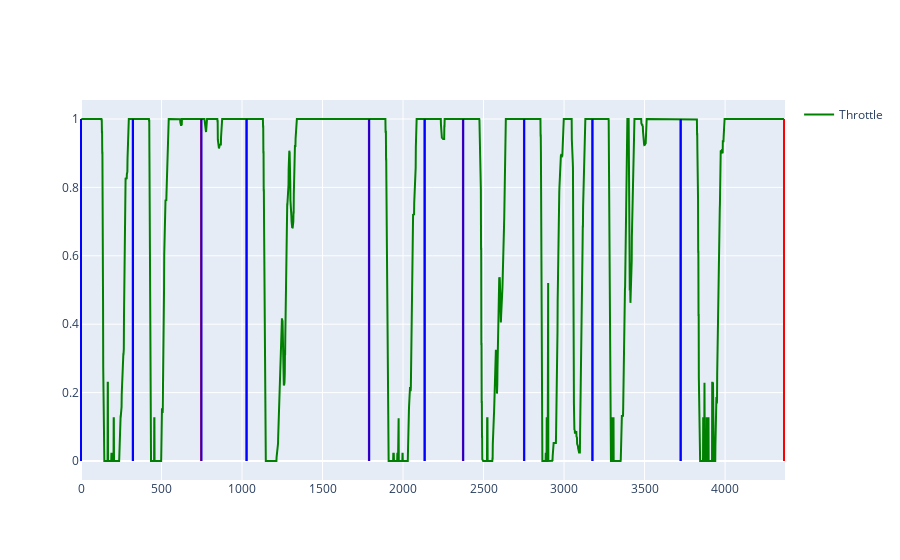

Notebook source saved alongside this figure:
### Code cell
# for i, df in enumerate(data_frames):
#     fig = lap_fig(df, full_range=True, columns=["Throttle"])
#     fig.show()
sector_start_end, df_max = fast_lap_analyzer.extract_sectors(data_frames)
display(sector_start_end)

# are the sectors similar to the current fast lap?
similarity = fast_lap_analyzer.similar_sectors(sector_start_end, current_sectors)
display(f"Sectors are similar: {similarity}")

fig = lap_fig(df_max, full_range=True, columns=["Throttle"])
# add a vertical line for each sector
for i, sector in enumerate(sector_start_end):
    fig_add_shape(fig, x0=sector["start"], x1=sector["start"], color="blue")
    fig_add_shape(fig, x0=sector["end"] - 1, x1=sector["end"] - 1, color="red")
fig.show()

### Figure 1 — Plotly figure (JSON) as saved in the notebook; plotly's stock layout.template omitted (floating-point values rounded to 4 significant figures; data arrays with more than 128 entries replaced by an {"elided": "..."} marker saying what was removed)
{"data": [{"line": {"color": "green"}, "marker": {"size": 1}, "name": "Throttle", "showlegend": true, "type": "scatter", "x": {"elided": "4368 float values"}, "y": {"elided": "4368 float values"}}], "layout": {"shapes": [{"line": {"color": "blue", "dash": "dot", "width": 2}, "type": "rect", "x0": 0, "x1": 0, "xref": "x", "y0": 0, "y1": 1, "yref": "y"}, {"line": {"color": "red", "dash": "dot", "width": 2}, "type": "rect", "x0": 321, "x1": 321, "xref": "x", "y0": 0, "y1": 1, "yref": "y"}, {"line": {"color": "blue", "dash": "dot", "width": 2}, "type": "rect", "x0": 323, "x1": 323, "xref": "x", "y0": 0, "y1": 1, "yref": "y"}, {"line": {"color": "red", "dash": "dot", "width": 2}, "type": "rect", "x0": 746, "x1": 746, "xref": "x", "y0": 0, "y1": 1, "yref": "y"}, {"line": {"color": "blue", "dash": "dot", "width": 2}, "type": "rect", "x0": 748, "x1": 748, "xref": "x", "y0": 0, "y1": 1, "yref": "y"}, {"line": {"color": "red", "dash": "dot", "width": 2}, "type": "rect", "x0": 1027, "x1": 1027, "xref": "x", "y0": 0, "y1": 1, "yref": "y"}, {"line": {"color": "blue", "dash": "dot", "width": 2}, "type": "rect", "x0": 1029, "x1": 1029, "xref": "x", "y0": 0, "y1": 1, "yref": "y"}, {"line": {"color": "red", "dash": "dot", "width": 2}, "type": "rect", "x0": 1788, "x1": 1788, "xref": "x", "y0": 0, "y1": 1, "yref": "y"}, {"line": {"color": "blue", "dash": "dot", "width": 2}, "type": "rect", "x0": 1790, "x1": 1790, "xref": "x", "y0": 0, "y1": 1, "yref": "y"}, {"line": {"color": "red", "dash": "dot", "width": 2}, "type": "rect", "x0": 2133, "x1": 2133, "xref": "x", "y0": 0, "y1": 1, "yref": "y"}, {"line": {"color": "blue", "dash": "dot", "width": 2}, "type": "rect", "x0": 2135, "x1": 2135, "xref": "x", "y0": 0, "y1": 1, "yref": "y"}, {"line": {"color": "red", "dash": "dot", "width": 2}, "type": "rect", "x0": 2372, "x1": 2372, "xref": "x", "y0": 0, "y1": 1, "yref": "y"}, {"line": {"color": "blue", "dash": "dot", "width": 2}, "type": "rect", "x0": 2374, "x1": 2374, "xref": "x", "y0": 0, "y1": 1, "yref": "y"}, {"line": {"color": "red", "dash": "dot", "width": 2}, "type": "rect", "x0": 2751, "x1": 2751, "xref": "x", "y0": 0, "y1": 1, "yref": "y"}, {"line": {"color": "blue", "dash": "dot", "width": 2}, "type": "rect", "x0": 2753, "x1": 2753, "xref": "x", "y0": 0, "y1": 1, "yref": "y"}, {"line": {"color": "red", "dash": "dot", "width": 2}, "type": "rect", "x0": 3175, "x1": 3175, "xref": "x", "y0": 0, "y1": 1, "yref": "y"}, {"line": {"color": "blue", "dash": "dot", "width": 2}, "type": "rect", "x0": 3177, "x1": 3177, "xref": "x", "y0": 0, "y1": 1, "yref": "y"}, {"line": {"color": "red", "dash": "dot", "width": 2}, "type": "rect", "x0": 3723, "x1": 3723, "xref": "x", "y0": 0, "y1": 1, "yref": "y"}, {"line": {"color": "blue", "dash": "dot", "width": 2}, "type": "rect", "x0": 3725, "x1": 3725, "xref": "x", "y0": 0, "y1": 1, "yref": "y"}, {"line": {"color": "red", "dash": "dot", "width": 2}, "type": "rect", "x0": 4366, "x1": 4366, "xref": "x", "y0": 0, "y1": 1, "yref": "y"}]}}
